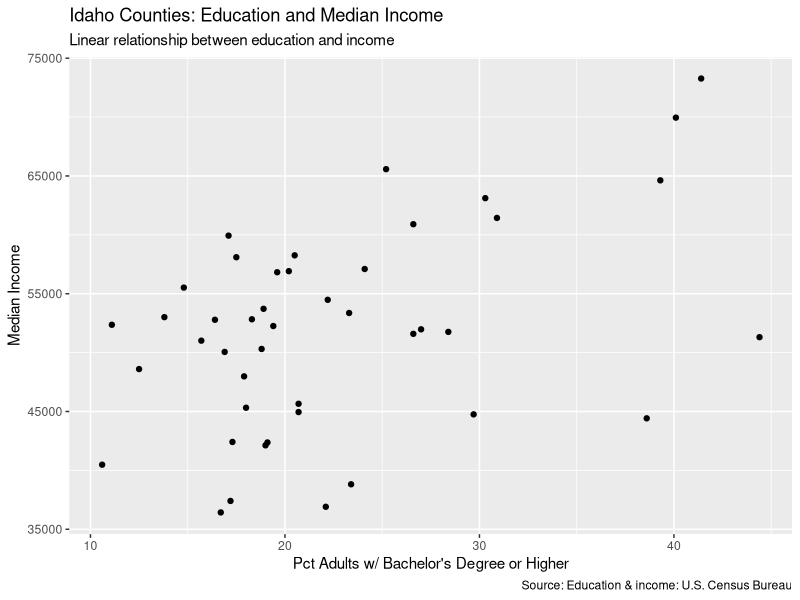
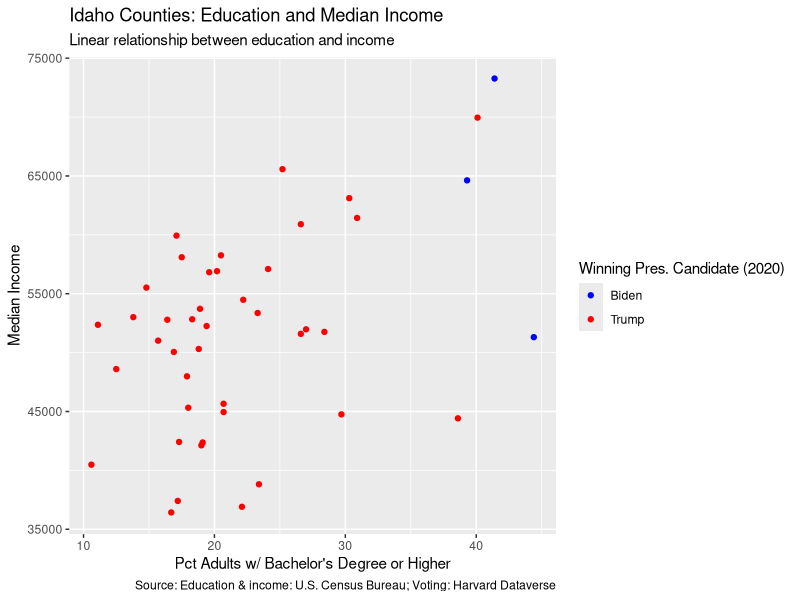
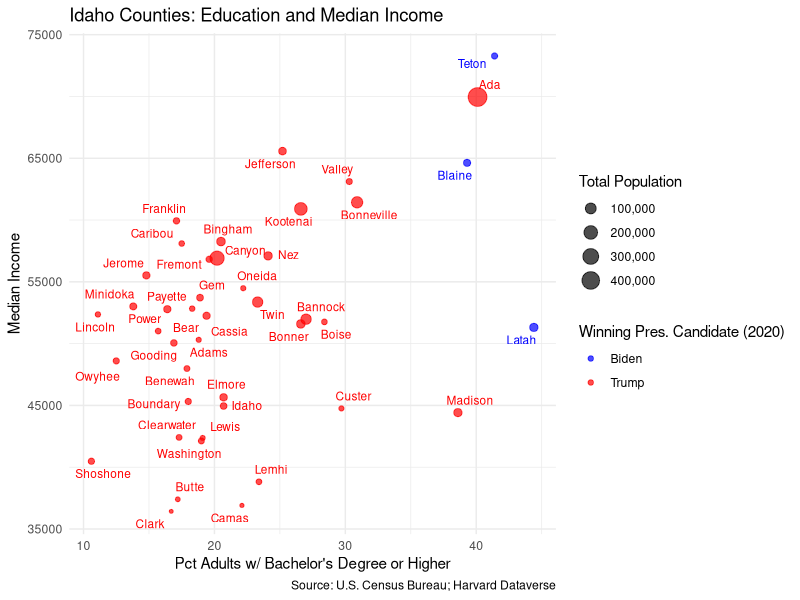

Write R code to recreate these figures, in order.
## ---- chunk 1
knitr::opts_chunk$set(echo = FALSE)
library(tidyverse)
## ---- chunk 2
#| echo: false
idaho_county_merged <- read_csv("data/idaho_county_merged.csv")
## ---- chunk 3
#| label: compute
#| include: false
prescounties <- ggplot(
  data = idaho_county_merged,
  mapping = aes(x = pct_collegeE, y = median_incomeE, color = win_candidate)
) +
  geom_point() +
  labs(
    title = "Idaho Counties: Education and Median Income",
    subtitle = "Linear relationship between education and income",
    x = "Pct Adults w/ Bachelor's Degree or Higher",
    y = "Median Income",
    color = "Winning Pres. Candidate (2020)",
    caption = "Source: Education & income: U.S. Census Bureau; Voting: Harvard Dataverse"
  )  +
 scale_color_manual(values = c("blue","red"))
## ---- chunk 4
#| label: compute2
#| include: false
counties <- ggplot(
  data = idaho_county_merged,
  mapping = aes(x = pct_collegeE, y = median_incomeE)
) +
  geom_point() +
  labs(
    title = "Idaho Counties: Education and Median Income",
    subtitle = "Linear relationship between education and income",
    x = "Pct Adults w/ Bachelor's Degree or Higher",
    y = "Median Income",
    caption = "Source: Education & income: U.S. Census Bureau"
  )
## ---- chunk 5
#| echo: false
#| message: false
# Show a small preview so the table fits nicely on a slide
head(idaho_county_merged, 10)
## ---- chunk 6
#| echo: false
#| fig-width: 9
#| fig-height: 5
counties
## ---- chunk 7
#| echo: false
#| fig-width: 9
#| fig-height: 5
prescounties
## ---- chunk 8
#| label: compute3
#| include: false
library(dplyr)
library(stringr)

idaho_county_merged <- idaho_county_merged %>%
  mutate(
    county_label = word(NAME, 1)
  )

p <- ggplot(
  idaho_county_merged,
  aes(x = pct_collegeE, y = median_incomeE,
      color = win_candidate, size = total_populationE)
) +
  geom_point(alpha = 0.7) +
  ggrepel::geom_text_repel(
    aes(label = county_label),
    size = 3,
    max.overlaps = Inf,   
    box.padding = 0.3,    
    point.padding = 0.5,  
    segment.color = "grey50",
    show.legend = FALSE
  ) +
  scale_size_continuous(labels = scales::comma) +
  labs(
    title = "Idaho Counties: Education and Median Income",
    x = "Pct Adults w/ Bachelor's Degree or Higher",
    y = "Median Income",
    color = "Winning Pres. Candidate (2020)",
    size = "Total Population",
    caption = "Source: U.S. Census Bureau; Harvard Dataverse"
  ) +
  theme_minimal()  +
 scale_color_manual(values = c("blue","red"))
## ---- chunk 9
#| echo: false
#| fig-width: 9
#| fig-height: 5
p
